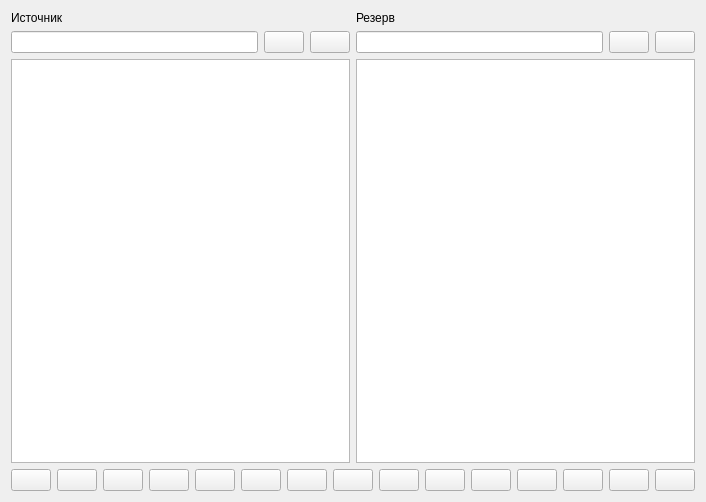
<?xml version="1.0" encoding="UTF-8"?>
<ui version="4.0">
 <class>MainWindow</class>
 <widget class="QMainWindow" name="MainWindow">
  <property name="geometry">
   <rect>
    <x>0</x>
    <y>0</y>
    <width>644</width>
    <height>502</height>
   </rect>
  </property>
  <property name="windowTitle">
   <string>MainWindow</string>
  </property>
  <property name="documentMode">
   <bool>false</bool>
  </property>
  <widget class="QWidget" name="centralWidget">
   <layout class="QVBoxLayout" name="verticalLayout_3">
    <item>
     <layout class="QHBoxLayout" name="horizontalLayout_5">
      <item>
       <layout class="QVBoxLayout" name="verticalLayout">
        <item>
         <widget class="QLabel" name="label">
          <property name="text">
           <string>Источник</string>
          </property>
         </widget>
        </item>
        <item>
         <layout class="QHBoxLayout" name="horizontalLayout_4">
          <item>
           <widget class="QLineEdit" name="srcPathView"/>
          </item>
          <item>
           <widget class="QPushButton" name="srcGoToRootButton">
            <property name="text">
             <string/>
            </property>
           </widget>
          </item>
          <item>
           <widget class="QPushButton" name="srcGoBackButton">
            <property name="text">
             <string/>
            </property>
           </widget>
          </item>
         </layout>
        </item>
        <item>
         <widget class="QListView" name="sourceDirView"/>
        </item>
       </layout>
      </item>
      <item>
       <layout class="QVBoxLayout" name="verticalLayout_2">
        <item>
         <widget class="QLabel" name="bcTextLabel">
          <property name="text">
           <string>Резерв</string>
          </property>
         </widget>
        </item>
        <item>
         <layout class="QHBoxLayout" name="horizontalLayout_3">
          <item>
           <widget class="QLineEdit" name="bcPathView"/>
          </item>
          <item>
           <widget class="QPushButton" name="bcGoToRootButton">
            <property name="text">
             <string/>
            </property>
           </widget>
          </item>
          <item>
           <widget class="QPushButton" name="bcGoBackButton">
            <property name="text">
             <string/>
            </property>
           </widget>
          </item>
         </layout>
        </item>
        <item>
         <widget class="QListView" name="backupDirView"/>
        </item>
       </layout>
      </item>
     </layout>
    </item>
    <item>
     <layout class="QHBoxLayout" name="horizontalLayout">
      <item>
       <widget class="QPushButton" name="srcCopyButton">
        <property name="text">
         <string/>
        </property>
       </widget>
      </item>
      <item>
       <widget class="QPushButton" name="srcDeleteButton">
        <property name="text">
         <string/>
        </property>
       </widget>
      </item>
      <item>
       <widget class="QPushButton" name="srcMoveButton">
        <property name="mouseTracking">
         <bool>false</bool>
        </property>
        <property name="autoFillBackground">
         <bool>true</bool>
        </property>
        <property name="text">
         <string/>
        </property>
       </widget>
      </item>
      <item>
       <widget class="QPushButton" name="srcRenameButton">
        <property name="text">
         <string/>
        </property>
       </widget>
      </item>
      <item>
       <widget class="QPushButton" name="srcPropButton">
        <property name="text">
         <string/>
        </property>
       </widget>
      </item>
      <item>
       <widget class="QPushButton" name="srcMkDirButton">
        <property name="text">
         <string/>
        </property>
       </widget>
      </item>
      <item>
       <widget class="QPushButton" name="srcDeleteAllButton">
        <property name="text">
         <string/>
        </property>
       </widget>
      </item>
      <item>
       <widget class="QPushButton" name="copyAllButton">
        <property name="text">
         <string/>
        </property>
       </widget>
      </item>
      <item>
       <widget class="QPushButton" name="bcCopyButton">
        <property name="text">
         <string/>
        </property>
       </widget>
      </item>
      <item>
       <widget class="QPushButton" name="bcDeleteButton">
        <property name="text">
         <string/>
        </property>
       </widget>
      </item>
      <item>
       <widget class="QPushButton" name="bcMoveButton">
        <property name="text">
         <string/>
        </property>
       </widget>
      </item>
      <item>
       <widget class="QPushButton" name="bcRenameButton">
        <property name="text">
         <string/>
        </property>
       </widget>
      </item>
      <item>
       <widget class="QPushButton" name="bcPropButton">
        <property name="text">
         <string/>
        </property>
       </widget>
      </item>
      <item>
       <widget class="QPushButton" name="bcMkDirButton">
        <property name="text">
         <string/>
        </property>
       </widget>
      </item>
      <item>
       <widget class="QPushButton" name="bcDeleteAllButton">
        <property name="text">
         <string/>
        </property>
       </widget>
      </item>
     </layout>
    </item>
   </layout>
  </widget>
 </widget>
 <layoutdefault spacing="6" margin="11"/>
 <resources/>
 <connections/>
</ui>
